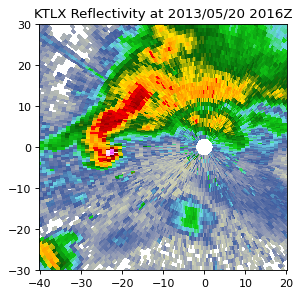

The script that drew this image:
import matplotlib.pyplot as plt
import numpy as np
from metpy.cbook import get_test_data
from metpy.io import Level3File
from metpy.plots import colortables

name = get_test_data(f'nids/KOUN_SDUS54_N0QTLX_201305202016', as_file_obj=False)
f = Level3File(name)
datadict = f.sym_block[0][0]
data = f.map_data(datadict['data'])

az = np.array(datadict['start_az'] + [datadict['end_az'][-1]])
rng = np.linspace(0, f.max_range, data.shape[-1] + 1)
xlocs = rng * np.sin(np.deg2rad(az[:, np.newaxis]))
ylocs = rng * np.cos(np.deg2rad(az[:, np.newaxis]))

fig, ax = plt.subplots(1, 1, squeeze=True, figsize=(4, 4), dpi=150)
norm, cmap = colortables.get_with_steps('NWSStormClearReflectivity', -20, 0.5)
ax.pcolormesh(xlocs, ylocs, data, norm=norm, cmap=cmap)
ax.set_aspect('equal', 'datalim')
ax.set_xlim(-40, 20)
ax.set_ylim(-30, 30)
ax.set_title('KTLX Reflectivity at 2013/05/20 2016Z')

plt.show()
